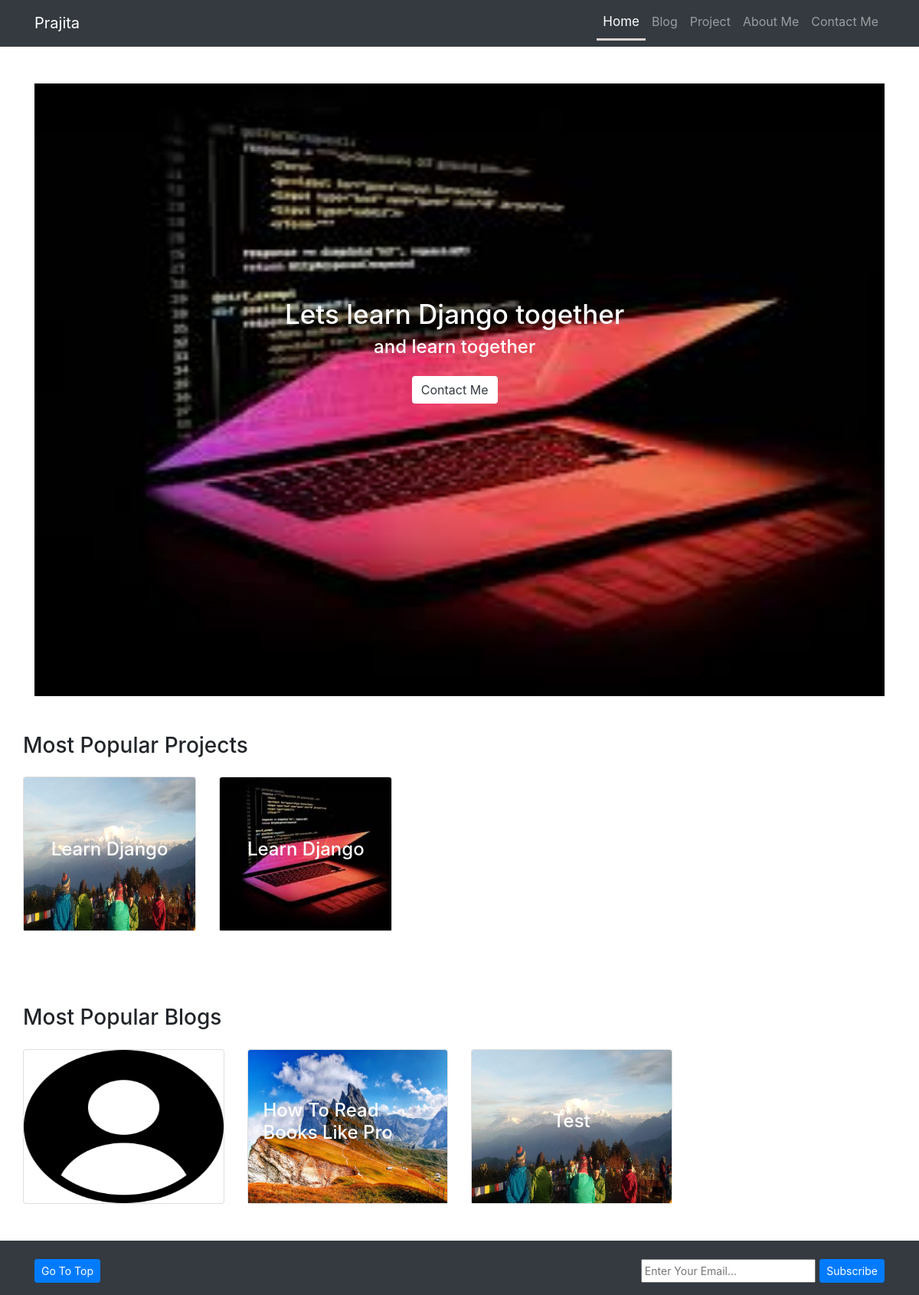
The page / on the database its author committed.
### home/models.py (models this page shows, shortened)
class Banner(models.Model):
    image_file = models.ImageField(upload_to='uploads/', null= True)
    title = models.CharField(max_length=100)
    subtitle = models.CharField(max_length=100)
    created_at = models.DateTimeField(auto_now=True)
    updated_at = models.DateTimeField(auto_now=True)
    class Meta:
        verbose_name = 'Banner'
        verbose_name_plural = 'Banner'

### project/models.py (models this page shows, shortened)
class Project(models.Model):
    title = models.CharField(null=False ,max_length=100)
    category = models.ForeignKey(ProjectCategory, on_delete= models.CASCADE)
    author = models.CharField(null=False ,max_length=50)
    image_file = models.ImageField(upload_to='images', null= True)
    description = models.TextField(null=False, max_length=200)
    is_popular = models.BooleanField(null=False)
    created_at = models.DateTimeField(auto_now=True)
    updated_at = models.DateTimeField(auto_now_add=True)
    category = models.ForeignKey(ProjectCategory, on_delete= models.CASCADE)
    class Meta:
        ordering = ('-created_at',)
        verbose_name = 'Project'
        verbose_name_plural = 'Projects'

### blog/models.py (models this page shows, shortened)
class Blog(models.Model):
    title = models.CharField(null=False ,max_length=100)
    category = models.ForeignKey(BlogCategory, on_delete= models.CASCADE)
    author = models.CharField(null=False ,max_length=50)
    image_file = models.ImageField(upload_to='images', null= True)
    description = models.TextField(null=False, max_length=200)
    is_popular = models.BooleanField(null=False)
    created_at = models.DateTimeField(auto_now=True)
    updated_at = models.DateTimeField(auto_now_add=True)
    class Meta:
        ordering = ('-created_at',)
        verbose_name = 'Blog'
        verbose_name_plural = 'Blogs'

### home/views.py (the view)
# urls.py: path('', views.home, name='home'),
def home(request):
    banners = Banner.objects.all()
    context = {
        'banners': banners,
        'blogs': Blog.objects.filter(is_popular=True),
        'projects': Project.objects.filter(is_popular=True)
    }
    return render(request, 'home.html', context)

### templates/home.html (shortened to what this page needs)
{% extends 'base.html' %}
{% load static %}
{% block content %}
{% if banners %}
{% for banner in banners%}
<div class="row mt-5">
  <div class="col-md-12 col-xl-12 " style="position: relative;">
        <div class="banner-image">
        </div>
        <div class="banner-text text-white" style="position:absolute;top:35%;left:30%; display:flex;justify-content: center; align-items:center ; flex-direction: column;">
          <h2 style="font-size:35px"> {{banner.title}}</h2>
          <h4> {{banner.subtitle}} </h4>
          <a href="#" class="btn mt-3 btn-primary bg-white text-dark" style="border:none;">Contact Me</a>
        </div>
     {% endfor %}
      {% else  %}
      <div class="col-md-3 col-xl-3 col-sm-6 col-xs-12 mb-5">
        <p class="text-danger text-center">* No banner found!</p>
      </div>
      {% endif %}
  </div>
    <div class="row">
        <div class="col-md-12 col-xl-12 col-sm-12 col-xs-12 ">
            <h3 class="mt-5 mb-4">Most Popular Projects</h3>
        </div>
        {% if projects %}
            {% for project in projects %}
            <div class="col-md-3 col-xl-3 col-sm-6 col-xs-12 mb-5">
            <div class="card img-fluid">
                <img class="card-img-top" src="/uplaods/{{project.image_file}}" alt="Card image" style="width:100%; height:200px;">
                <div class="card-img-overlay" style="display: flex; justify-content: center;align-items: center;flex-direction: column; color:#fff;">
                  <h4 class="card-title">Learn Django</h4>
                </div>
            </div>
        </div>
            {% endfor %}
        {% endif %}
    </div>
    <div class="row">
        <div class="col-md-12 col-xl-12 col-sm-12 col-xs-12 ">
            <h3 class="mt-5 mb-4">Most Popular Blogs</h3>
        </div>
        {% if blogs %}
            {% for blog in blogs %}
            <div class="col-md-3 col-xl-3 col-sm-6 col-xs-12 mb-5">
            <div class="card img-fluid">
                <img class="card-img-top" src="/uplaods/{{blog.image_file}}" alt="Card image" style="width:100%; height:200px;">
                <div class="card-img-overlay" style="display: flex; justify-content: center;align-items: center;flex-direction: column; color:#fff;">
                  <h4 class="card-title text-capitalize">{{blog.title}}</h4>
                </div>
            </div>
        </div>
            {% endfor %}
        {% endif %}
    </div>
  </div>
</div>
{% endblock %}

### rows shown on the page
Banner: title "Lets learn Django together", subtitle "and learn together"
Project: image_file (picture)
Project: image_file (picture)
Blog: image_file (picture)
Blog: image_file (picture), title "How To Read Books Like Pro"
Blog: image_file (picture), title "Test"
